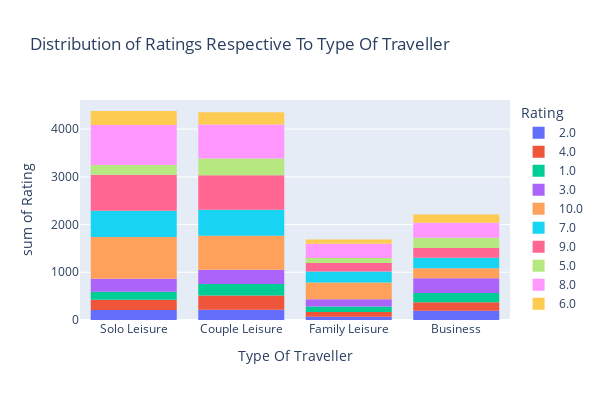

Notebook cell for this chart:
### Markdown cell above
#### Analyzing Ratings by Traveler Type

We're using Plotly Express to create a histogram visualizing the distribution of ratings respective to the type of traveler within our British Airways review dataset.

### Code cell
plt.histogram(df,x='Type Of Traveller',y = 'Rating',height=400,width=600,color='Rating', title= 'Distribution of Ratings Respective To Type Of Traveller')

### Figure 1 — Plotly figure (JSON) as saved in the notebook; plotly's stock layout.template omitted (floating-point values rounded to 4 significant figures; data arrays with more than 128 entries replaced by an {"elided": "..."} marker saying what was removed)
{"data": [{"alignmentgroup": "True", "bingroup": "x", "histfunc": "sum", "hovertemplate": "Rating=2.0<br>Type Of Traveller=%{x}<br>sum of Rating=%{y}<extra></extra>", "legendgroup": "2.0", "marker": {"color": "#636efa", "pattern": {"shape": ""}}, "name": "2.0", "offsetgroup": "2.0", "orientation": "v", "showlegend": true, "type": "histogram", "x": {"elided": "414 str values"}, "xaxis": "x", "y": {"elided": "414 int values"}, "yaxis": "y"}, {"alignmentgroup": "True", "bingroup": "x", "histfunc": "sum", "hovertemplate": "Rating=4.0<br>Type Of Traveller=%{x}<br>sum of Rating=%{y}<extra></extra>", "legendgroup": "4.0", "marker": {"color": "#EF553B", "pattern": {"shape": ""}}, "name": "4.0", "offsetgroup": "4.0", "orientation": "v", "showlegend": true, "type": "histogram", "x": {"elided": "248 str values"}, "xaxis": "x", "y": {"elided": "248 int values"}, "yaxis": "y"}, {"alignmentgroup": "True", "bingroup": "x", "histfunc": "sum", "hovertemplate": "Rating=1.0<br>Type Of Traveller=%{x}<br>sum of Rating=%{y}<extra></extra>", "legendgroup": "1.0", "marker": {"color": "#00cc96", "pattern": {"shape": ""}}, "name": "1.0", "offsetgroup": "1.0", "orientation": "v", "showlegend": true, "type": "histogram", "x": {"elided": "811 str values"}, "xaxis": "x", "y": {"elided": "811 int values"}, "yaxis": "y"}, {"alignmentgroup": "True", "bingroup": "x", "histfunc": "sum", "hovertemplate": "Rating=3.0<br>Type Of Traveller=%{x}<br>sum of Rating=%{y}<extra></extra>", "legendgroup": "3.0", "marker": {"color": "#ab63fa", "pattern": {"shape": ""}}, "name": "3.0", "offsetgroup": "3.0", "orientation": "v", "showlegend": true, "type": "histogram", "x": {"elided": "399 str values"}, "xaxis": "x", "y": {"elided": "399 int values"}, "yaxis": "y"}, {"alignmentgroup": "True", "bingroup": "x", "histfunc": "sum", "hovertemplate": "Rating=10.0<br>Type Of Traveller=%{x}<br>sum of Rating=%{y}<extra></extra>", "legendgroup": "10.0", "marker": {"color": "#FFA15A", "pattern": {"shape": ""}}, "name": "10.0", "offsetgroup": "10.0", "orientation": "v", "showlegend": true, "type": "histogram", "x": {"elided": "324 str values"}, "xaxis": "x", "y": {"elided": "324 int values"}, "yaxis": "y"}, {"alignmentgroup": "True", "bingroup": "x", "histfunc": "sum", "hovertemplate": "Rating=7.0<br>Type Of Traveller=%{x}<br>sum of Rating=%{y}<extra></extra>", "legendgroup": "7.0", "marker": {"color": "#19d3f3", "pattern": {"shape": ""}}, "name": "7.0", "offsetgroup": "7.0", "orientation": "v", "showlegend": true, "type": "histogram", "x": {"elided": "311 str values"}, "xaxis": "x", "y": {"elided": "311 int values"}, "yaxis": "y"}, {"alignmentgroup": "True", "bingroup": "x", "histfunc": "sum", "hovertemplate": "Rating=9.0<br>Type Of Traveller=%{x}<br>sum of Rating=%{y}<extra></extra>", "legendgroup": "9.0", "marker": {"color": "#FF6692", "pattern": {"shape": ""}}, "name": "9.0", "offsetgroup": "9.0", "orientation": "v", "showlegend": true, "type": "histogram", "x": {"elided": "308 str values"}, "xaxis": "x", "y": {"elided": "308 int values"}, "yaxis": "y"}, {"alignmentgroup": "True", "bingroup": "x", "histfunc": "sum", "hovertemplate": "Rating=5.0<br>Type Of Traveller=%{x}<br>sum of Rating=%{y}<extra></extra>", "legendgroup": "5.0", "marker": {"color": "#B6E880", "pattern": {"shape": ""}}, "name": "5.0", "offsetgroup": "5.0", "orientation": "v", "showlegend": true, "type": "histogram", "x": {"elided": "232 str values"}, "xaxis": "x", "y": {"elided": "232 int values"}, "yaxis": "y"}, {"alignmentgroup": "True", "bingroup": "x", "histfunc": "sum", "hovertemplate": "Rating=8.0<br>Type Of Traveller=%{x}<br>sum of Rating=%{y}<extra></extra>", "legendgroup": "8.0", "marker": {"color": "#FF97FF", "pattern": {"shape": ""}}, "name": "8.0", "offsetgroup": "8.0", "orientation": "v", "showlegend": true, "type": "histogram", "x": {"elided": "360 str values"}, "xaxis": "x", "y": {"elided": "360 int values"}, "yaxis": "y"}, {"alignmentgroup": "True", "bingroup": "x", "histfunc": "sum", "hovertemplate": "Rating=6.0<br>Type Of Traveller=%{x}<br>sum of Rating=%{y}<extra></extra>", "legendgroup": "6.0", "marker": {"color": "#FECB52", "pattern": {"shape": ""}}, "name": "6.0", "offsetgroup": "6.0", "orientation": "v", "showlegend": true, "type": "histogram", "x": {"elided": "187 str values"}, "xaxis": "x", "y": {"elided": "187 int values"}, "yaxis": "y"}], "layout": {"barmode": "relative", "height": 400, "legend": {"title": {"text": "Rating"}, "tracegroupgap": 0}, "title": {"text": "Distribution of Ratings Respective To Type Of Traveller"}, "width": 600, "xaxis": {"anchor": "y", "domain": [0, 1], "title": {"text": "Type Of Traveller"}}, "yaxis": {"anchor": "x", "categoryarray": [null, 6, 8, 5, 9, 7, 10, 3, 1, 4, 2], "categoryorder": "array", "domain": [0, 1], "title": {"text": "sum of Rating"}}}}
